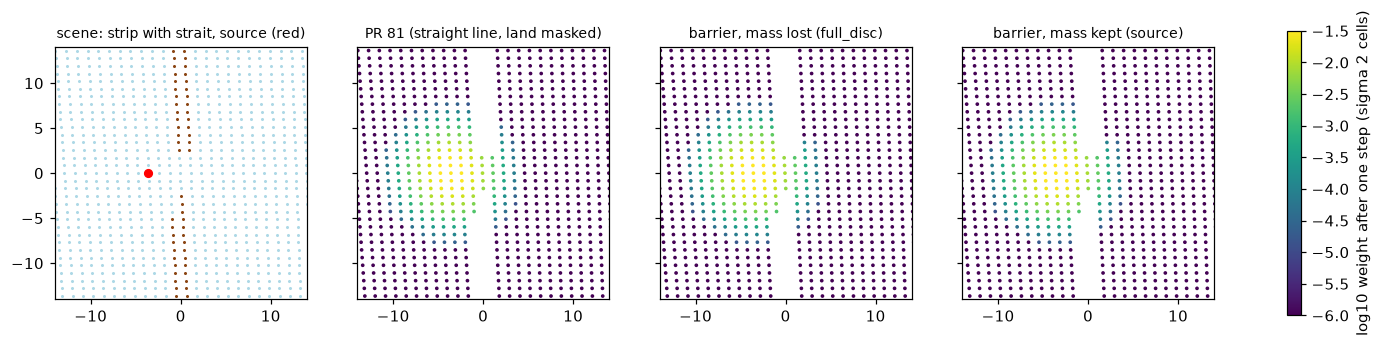

Generate this figure with Python:
"""Land barrier experiment: PR 81 operator against the barrier operators.

Scenes on the 8125-cell level-10 domain of ``--cells`` (synthetic coast: a
two-cell strip across the domain with and without a four-cell strait, and an
island of radius four cells) and, if readable, the real land mask of the
pangeo-fish demo (``--demo``, level 10, 39 388 cells, 30 % land = NaN in ``mask``).

Variants (all ``width_rule="matched"``, ``truncate=4``):

``pr81``      full-disc operator without barrier, land masked after every
              step (what pangeo-fish does today: mass that falls on land is
              lost, straight-line distance)
``lost``      barrier, ``normalization="full_disc"``  (a)
``kept``      barrier, ``normalization="source"``      (b)

Writes ``land_barrier_experiment.json`` and ``land_barrier_experiment.png``
next to this file.
"""

from __future__ import annotations

import argparse
import json
import time
import tracemalloc
from pathlib import Path

import numpy as np
import scipy.sparse as sp
from healpix_geo import nested

from healpix_analyse import apply_filter_operator, gaussian_filter_operator
from healpix_analyse.radial_filter import _cell_size_m, _clear_filter_caches

HERE = Path(__file__).parent
LEVEL = 10
CELL = _cell_size_m(LEVEL)
EARTH = 6_371_007.1809
SIGMAS = (0.7, 1.0, 2.0, 4.0)
STEPS = (1, 40)


def plane(ids, centre):
    lon, lat = (np.asarray(a) for a in nested.healpix_to_lonlat(ids, LEVEL, ellipsoid="WGS84"))
    lon = (lon + 180.0) % 360.0 - 180.0
    x = np.radians(lon - centre[0]) * np.cos(np.radians(centre[1])) * EARTH
    y = np.radians(lat - centre[1]) * EARTH
    return x / CELL, y / CELL


def build(ids, blocked, normalization, sigma):
    return gaussian_filter_operator(
        ids,
        LEVEL,
        sigma_m=sigma * CELL,
        normalization=normalization,
        width_rule="matched",
        blocked_cells=blocked,
    )


def matrix(op, n):
    return sp.csr_matrix(
        (op.weights, op.column_indices, op.row_offsets), shape=(len(op.row_offsets) - 1, n)
    )


def run_steps(matrices, mask_land, state, steps):
    """Mass after each requested number of steps (no renormalisation)."""
    out = {}
    for step in range(1, max(steps) + 1):
        state = matrices @ state
        if mask_land is not None:
            state = np.where(mask_land, 0.0, state)
        if step in steps:
            out[step] = state.copy()
    return out


def scene_metrics(ids, land_ids, u, v, source, far, label):
    """Mass after 1 and 40 steps for the three variants, per sigma."""
    n = ids.size
    land = np.isin(ids, land_ids)
    result = {}
    for sigma in SIGMAS:
        entry = {}
        for name, normalization, blocked in (
            ("pr81", "full_disc", None),
            ("lost", "full_disc", land_ids),
            ("kept", "source", land_ids),
        ):
            op = build(ids, blocked, normalization, sigma)
            state = np.zeros(n)
            state[source] = 1.0
            after = run_steps(matrix(op, n), land if name == "pr81" else None, state, STEPS)
            entry[name] = {
                f"step{s}": {
                    "total": float(after[s].sum()),
                    "far": float(after[s][far].sum()),
                }
                for s in STEPS
            }
        result[f"sigma{sigma}"] = entry
        print(label, sigma, {k: {s: round(v2["far"], 5) for s, v2 in e.items()} for k, e in entry.items()}, flush=True)
    return result


def coast_loss(ids, land_ids, u, v, sigma=2.0):
    """One-step mass lost by a delta at 1, 3 and 6 cells from the strip."""
    n = ids.size
    land = np.isin(ids, land_ids)
    ops = {
        "pr81": matrix(build(ids, None, "full_disc", sigma), n),
        "lost": matrix(build(ids, land_ids, "full_disc", sigma), n),
        "kept": matrix(build(ids, land_ids, "source", sigma), n),
    }
    out = {}
    for distance in (1.0, 3.0, 6.0):
        source = int(np.argmin((u + 1.0 + distance) ** 2 + v**2))
        state = np.zeros(n)
        state[source] = 1.0
        row = {}
        for name, m in ops.items():
            after = m @ state
            if name == "pr81":
                after = np.where(land, 0.0, after)
            row[name] = float(1.0 - after.sum())
        out[f"{distance:g}_cells"] = row
    return out


def timing(ids, land_ids, sigma):
    """Build time and peak memory of the operators (caches cleared)."""
    out = {}
    for name, normalization, blocked in (
        ("pr81", "full_disc", None),
        ("lost", "full_disc", land_ids),
        ("kept", "source", land_ids),
    ):
        _clear_filter_caches()
        t0 = time.perf_counter()
        op = build(ids, blocked, normalization, sigma)
        seconds = time.perf_counter() - t0
        _clear_filter_caches()
        tracemalloc.start()
        build(ids, blocked, normalization, sigma)
        peak = tracemalloc.get_traced_memory()[1]
        tracemalloc.stop()
        out[name] = {
            "seconds": round(seconds, 2),
            "peak_mib": round(peak / 2**20, 1),
            "nnz": int(op.weights.size),
        }
    return out


def synthetic(cells_path):
    ids = np.load(cells_path)["ids"].astype(np.uint64)
    lon, lat = (np.asarray(a) for a in nested.healpix_to_lonlat(ids, LEVEL, ellipsoid="WGS84"))
    lon = (lon + 180.0) % 360.0 - 180.0
    centre = (float(np.median(lon)), float(np.median(lat)))
    u, v = plane(ids, centre)
    print("domain", ids.size, "centre", centre, "u", u.min(), u.max(), "v", v.min(), v.max())
    scenes = {}
    strip = np.abs(u) <= 1.0
    strait = strip & (np.abs(v) >= 2.0)
    island = np.hypot(u, v) <= 4.0
    source = int(np.argmin((u + 3.0) ** 2 + v**2))
    island_source = int(np.argmin((u + 6.0) ** 2 + v**2))
    shadow = (u >= 3.0) & (u <= 8.0) & (np.abs(v) <= 2.0)
    scenes["strip"] = (ids[strip], source, u > 1.5)
    scenes["strip_with_strait"] = (ids[strait], source, u > 1.5)
    scenes["island"] = (ids[island], island_source, shadow)
    metrics = {}
    for name, (land_ids, src, far) in scenes.items():
        print("scene", name, "land cells", land_ids.size)
        metrics[name] = {
            "land_cells": int(land_ids.size),
            "mass": scene_metrics(ids, land_ids, u, v, src, far, name),
        }
    strip_ids = scenes["strip"][0]
    metrics["strip"]["one_step_loss_sigma2"] = coast_loss(ids, strip_ids, u, v)
    metrics["strip"]["timing_sigma2"] = timing(ids, strip_ids, 2.0)
    metrics["strip"]["timing_sigma1"] = timing(ids, strip_ids, 1.0)
    metrics["island"]["timing_sigma2"] = timing(ids, scenes["island"][0], 2.0)
    figure(ids, u, v, scenes)
    return metrics


def figure(ids, u, v, scenes):
    import matplotlib

    matplotlib.use("Agg")
    import matplotlib.pyplot as plt

    n = ids.size
    land_ids, source, _ = scenes["strip_with_strait"]
    land = np.isin(ids, land_ids)
    fig, axes = plt.subplots(1, 4, figsize=(17, 4.2), sharex=True, sharey=True)
    state = np.zeros(n)
    state[source] = 1.0
    panels = (
        ("PR 81 (straight line, land masked)", None, "full_disc", True),
        ("barrier, mass lost (full_disc)", land_ids, "full_disc", False),
        ("barrier, mass kept (source)", land_ids, "source", False),
    )
    for ax, (title, blocked, norm, mask) in zip(axes[1:], panels):
        m = matrix(build(ids, blocked, norm, 2.0), n)
        after = m @ state
        if mask:
            after = np.where(land, 0.0, after)
        shown = np.where(land, np.nan, np.log10(np.maximum(after, 1e-8)))
        sc = ax.scatter(u, v, c=shown, s=2, vmin=-6, vmax=-1.5, cmap="viridis")
        ax.set_title(title, fontsize=9)
    axes[0].scatter(u[~land], v[~land], s=1, c="lightblue")
    axes[0].scatter(u[land], v[land], s=1, c="saddlebrown")
    axes[0].scatter(u[source], v[source], s=25, c="red")
    axes[0].set_title("scene: strip with strait, source (red)", fontsize=9)
    fig.colorbar(sc, ax=axes, label="log10 weight after one step (sigma 2 cells)", shrink=0.8)
    for ax in axes:
        ax.set_xlim(-14, 14)
        ax.set_ylim(-14, 14)
        ax.set_aspect("equal")
    fig.savefig(HERE / "land_barrier_experiment.png", dpi=110, bbox_inches="tight")


def demo(path, sigmas=(0.7, 1.0, 2.0)):
    import zarr

    group = zarr.open_group(str(path), mode="r")
    ids = np.asarray(group["cell_ids"][:]).astype(np.uint64)
    mask = np.asarray(group["mask"][:])
    land = np.isnan(mask)  # sea is 1 (up to rounding), land is NaN
    land_ids = ids[land]
    n = ids.size
    print("demo cells", n, "land fraction", land.mean(), flush=True)
    # distance of every water cell to the nearest land cell, in cells
    from scipy.spatial import cKDTree

    lon, lat = (np.asarray(a) for a in nested.healpix_to_lonlat(ids, LEVEL, ellipsoid="WGS84"))
    lon = (lon + 180.0) % 360.0 - 180.0
    u, v = plane(ids, (float(np.median(lon)), float(np.median(lat))))
    tree = cKDTree(np.column_stack((u[land], v[land])))
    distance = np.full(n, np.inf)
    distance[~land] = tree.query(np.column_stack((u[~land], v[~land])))[0]
    out = {"cells": int(n), "land_fraction": float(land.mean())}
    for sigma in sigmas:
        _clear_filter_caches()
        t0 = time.perf_counter()
        plain = build(ids, None, "full_disc", sigma)
        t_plain = time.perf_counter() - t0
        _clear_filter_caches()
        t0 = time.perf_counter()
        lost = build(ids, land_ids, "full_disc", sigma)
        t_lost = time.perf_counter() - t0
        kept = build(ids, land_ids, "source", sigma)
        W = matrix(plain, n)
        L = matrix(lost, n)
        K = matrix(kept, n)
        water = ~land
        # one-step weight of the PR 81 operator between water cells that the
        # barrier operator does not connect: mass that crosses land
        Wc = W.tocoo()
        keep = water[Wc.row] & water[Wc.col]
        Wwater = sp.csr_matrix((Wc.data[keep], (Wc.row[keep], Wc.col[keep])), shape=(n, n))
        Lb = L.copy()
        Lb.data = np.ones_like(Lb.data)
        connected = Wwater.multiply(Lb)
        crossing = np.asarray((Wwater - connected).sum(axis=0)).ravel()  # per source
        loss_pr81 = 1.0 - np.asarray((sp.diags(water.astype(float)) @ W).sum(axis=0)).ravel()
        loss_lost = 1.0 - np.asarray(L.sum(axis=0)).ravel()
        loss_kept = 1.0 - np.asarray(K.sum(axis=0)).ravel()
        bands = {}
        for label, low, high in (("0-1 cells", 0, 1.5), ("1-3 cells", 1.5, 3.5), ("3-6 cells", 3.5, 6.5)):
            sel = water & (distance > low) & (distance <= high)
            if sel.sum() == 0:
                continue
            bands[label] = {
                "sources": int(sel.sum()),
                "crossing_land_mean": float(crossing[sel].mean()),
                "crossing_land_max": float(crossing[sel].max()),
                "loss_pr81_mean": float(loss_pr81[sel].mean()),
                "loss_lost_mean": float(loss_lost[sel].mean()),
                "loss_kept_max_abs": float(np.abs(loss_kept[sel]).max()),
            }
        out[f"sigma{sigma}"] = {
            "nnz_pr81": int(plain.weights.size),
            "nnz_barrier": int(lost.weights.size),
            "build_seconds_pr81": round(t_plain, 1),
            "build_seconds_barrier_full_disc": round(t_lost, 1),
            "by_distance_to_land": bands,
        }
        print("demo", sigma, json.dumps(out[f"sigma{sigma}"])[:600], flush=True)
    return out


if __name__ == "__main__":
    parser = argparse.ArgumentParser()
    parser.add_argument(
        "--cells",
        default="/Users/todaka/python/git/FISH/regrid-diff-check-2026-11-17/small-sigma/data/cells.npz",
    )
    parser.add_argument(
        "--demo",
        default="/Users/todaka/python/git/FISH/pangeo-fish/notebooks/test/A19124/emission_diff.zarr",
    )
    parser.add_argument("--skip-demo", action="store_true")
    parser.add_argument("--only-demo", action="store_true", help="keep the stored synthetic results")
    parser.add_argument("--demo-sigmas", default="0.7,1,2")
    args = parser.parse_args()
    path = HERE / "land_barrier_experiment.json"
    if args.only_demo:
        results = json.loads(path.read_text())
    else:
        results = {"synthetic": synthetic(args.cells)}
    path.write_text(json.dumps(results, indent=1))
    if not args.skip_demo:
        try:
            results["demo"] = demo(args.demo, tuple(float(s) for s in args.demo_sigmas.split(",")))
        except Exception as exc:  # noqa: BLE001
            results["demo"] = {"error": repr(exc)}
    path.write_text(json.dumps(results, indent=1))
